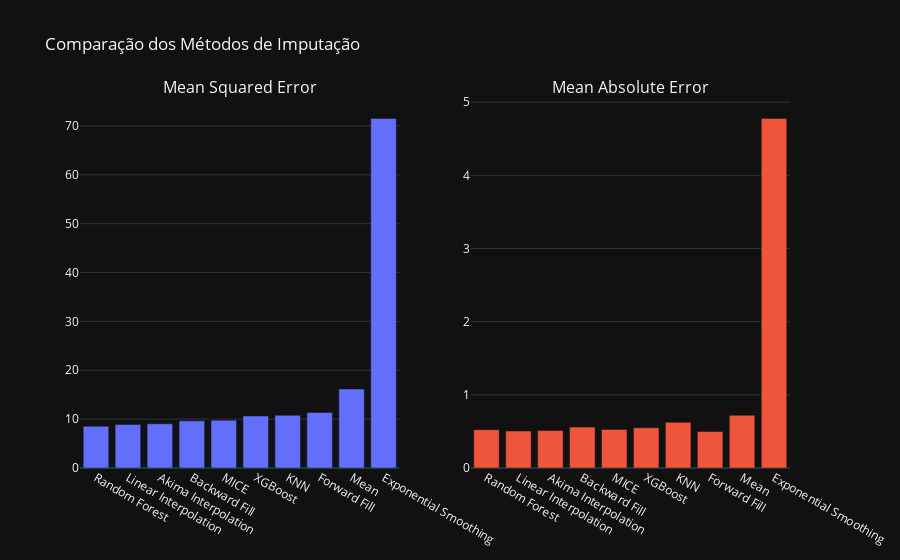
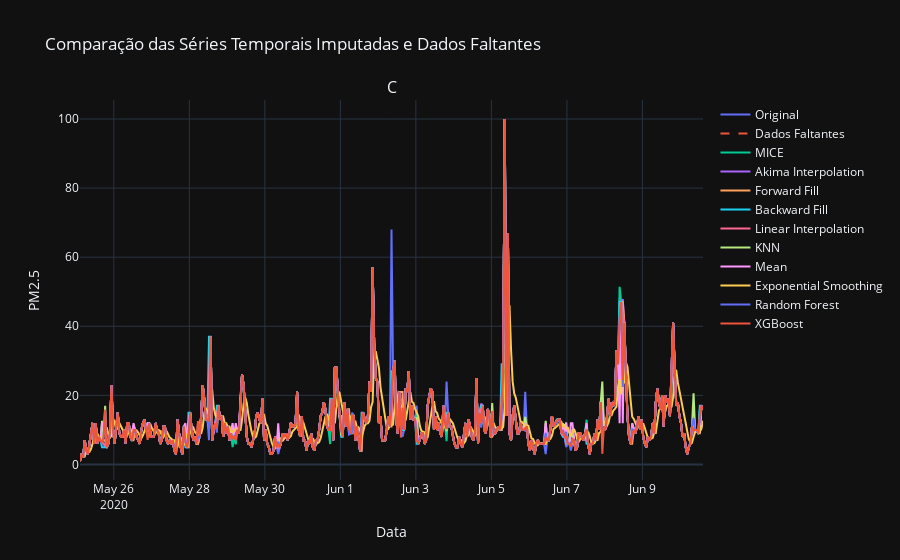
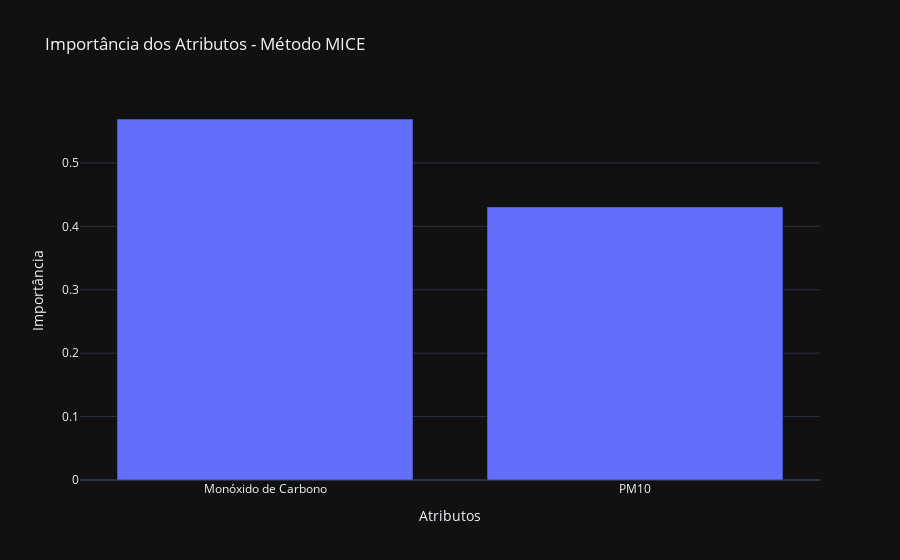
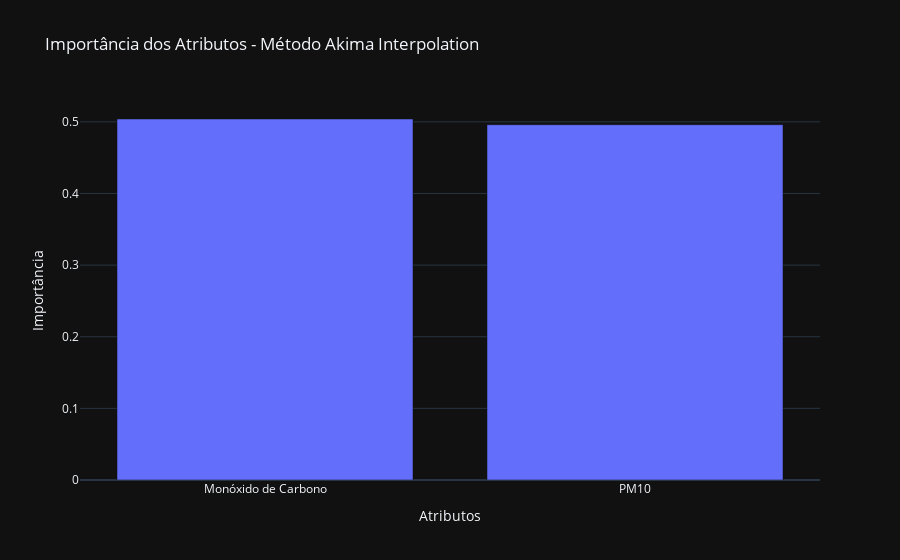

The cell these charts' notebook holds for them, in order:
### Markdown cell above
# Analise de dados imputados

### Code cell
import plotly.graph_objects as go
from plotly.subplots import make_subplots
from sklearn.metrics import mean_squared_error, mean_absolute_error
import numpy as np
from sklearn.impute import IterativeImputer, KNNImputer, SimpleImputer
from sklearn.ensemble import RandomForestRegressor
from xgboost import XGBRegressor
import pandas as pd
from statsmodels.tsa.seasonal import seasonal_decompose
from scipy.interpolate import Akima1DInterpolator
from statsmodels.tsa.holtwinters import ExponentialSmoothing

# Carregando e preparando os dados
df_original = pd.read_csv('../dados_tratados/combinado/Piratininga/Piratininga_tratado_combinado.csv',
                          usecols=['PM2.5', 'Data e Hora', 'PM10', 'Monóxido de Carbono'],
                          parse_dates=['Data e Hora'],
                          index_col='Data e Hora',
                          low_memory=False)

df_original.sort_index(inplace=True)

# Selecionando todas as colunas e focando em um período específico
df = df_original.loc['2019-01-01':'2021-01-31']
df = df.apply(pd.to_numeric, errors='coerce')
df = df.asfreq('h')

# Encontrar a sequência mais longa de dados não ausentes para PM2.5
mask = df['PM2.5'].notna()
id_groups = mask.ne(mask.shift()).cumsum()
longest_sequence = df[mask].groupby(id_groups).filter(lambda x: len(x) == mask.groupby(id_groups).size().max())

print(f"Tamanho da sequência mais longa: {len(longest_sequence)}")
print(f"Número de valores não nulos na sequência mais longa: {longest_sequence['PM2.5'].notna().sum()}")

if len(longest_sequence) == 0:
    raise ValueError("A sequência mais longa está vazia. Verifique seus dados.")

# Métodos de imputação
methods = {
    'Original': None,
    'MICE': IterativeImputer(random_state=0, max_iter=1000),
    'Akima Interpolation': lambda x: pd.Series(Akima1DInterpolator(x.dropna().index.astype(int), x.dropna().values)(x.index.astype(int)), index=x.index),
    # 'Forward Fill': lambda x: x.fillna(method='ffill'),
    'Backward Fill': lambda x: x.fillna(method='bfill'),
    'Linear Interpolation': lambda x: x.interpolate(method='linear'),
    # 'KNN': KNNImputer(n_neighbors=5),
    # 'Mean': SimpleImputer(strategy='mean'),
    # 'Exponential Smoothing': lambda x: ExponentialSmoothing(x.fillna(x.mean())).fit().fittedvalues,
    'Random Forest': IterativeImputer(estimator=RandomForestRegressor(n_estimators=1000), random_state=0, max_iter=100),
    'XGBoost': IterativeImputer(estimator=XGBRegressor(n_estimators=1000), random_state=0, max_iter=100),
}

# Função para avaliar os métodos de imputação
def evaluate_imputation(original, imputed):
    mask = ~np.isnan(original) & ~np.isnan(imputed)
    original = original[mask]
    imputed = imputed[mask]
    
    if len(original) == 0 or len(imputed) == 0:
        print("Aviso: Não há dados válidos para comparação após a remoção de NaN.")
        return np.nan, np.nan
    
    mse = mean_squared_error(original, imputed)
    mae = mean_absolute_error(original, imputed)
    return mse, mae

# Criar dados artificiais com valores ausentes na sequência mais longa
test_data = longest_sequence.copy()
np.random.seed(0)
mask = np.random.rand(len(test_data)) < 0.1
test_data.loc[mask, 'PM2.5'] = np.nan

print(f"Porcentagem de valores ausentes nos dados de teste: {test_data['PM2.5'].isna().mean()*100:.2f}%")

# Avaliar cada método
results = {}
imputed_data = {}
for method_name, method in methods.items():
    if method_name == 'Original':
        continue
    
    try:
        if isinstance(method, SimpleImputer) or isinstance(method, IterativeImputer) or isinstance(method, KNNImputer):
            imputed = pd.DataFrame(method.fit_transform(test_data), index=test_data.index, columns=test_data.columns)
        else:
            imputed = test_data.copy()
            for col in test_data.columns:
                imputed[col] = method(test_data[col])
        
        mse, mae = evaluate_imputation(longest_sequence['PM2.5'], imputed['PM2.5'])
        results[method_name] = {'MSE': mse, 'MAE': mae}
        imputed_data[method_name] = imputed
    except Exception as e:
        print(f"Erro ao avaliar o método {method_name}: {str(e)}")
        results[method_name] = {'MSE': np.nan, 'MAE': np.nan}

# Ordenar os resultados pelo MSE
results_df = pd.DataFrame(results).T.sort_values('MSE')

print("Resultados ordenados pelo MSE:")
print(results_df)

# Plotar os resultados de MSE e MAE
if not results_df.empty and not results_df['MSE'].isnull().all():
    fig = make_subplots(rows=1, cols=2, subplot_titles=('Mean Squared Error', 'Mean Absolute Error'))

    fig.add_trace(go.Bar(x=results_df.index, y=results_df['MSE'], name='MSE'), row=1, col=1)
    fig.add_trace(go.Bar(x=results_df.index, y=results_df['MAE'], name='MAE'), row=1, col=2)

    fig.update_layout(title='Comparação dos Métodos de Imputação', showlegend=False)
    fig.show()

# Plotar a série temporal original, com dados faltantes e imputados
fig = make_subplots(rows=1, cols=1, subplot_titles=('Comparação das Séries Temporais Imputadas'))

# Adicionar a série temporal original
fig.add_trace(go.Scatter(x=longest_sequence.index, y=longest_sequence['PM2.5'], mode='lines', name='Original'))

# Adicionar a série com dados faltantes
fig.add_trace(go.Scatter(x=test_data.index, y=test_data['PM2.5'], mode='lines', name='Dados Faltantes', line=dict(dash='dash')))

# Adicionar as séries imputadas
for method_name, imputed in imputed_data.items():
    fig.add_trace(go.Scatter(x=imputed.index, y=imputed['PM2.5'], mode='lines', name=method_name))

fig.update_layout(title='Comparação das Séries Temporais Imputadas e Dados Faltantes',
                  xaxis_title='Data',
                  yaxis_title='PM2.5')
fig.show()

# Análise de importância de atributos
def feature_importance_analysis(data):
    # Preparar os dados
    X = data.drop('PM2.5', axis=1)
    y = data['PM2.5']
    
    # Treinar um modelo Random Forest
    rf_model = RandomForestRegressor(n_estimators=100, random_state=42)
    rf_model.fit(X, y)
    
    # Calcular a importância dos atributos
    importance = pd.DataFrame({
        'feature': X.columns,
        'importance': rf_model.feature_importances_
    }).sort_values('importance', ascending=False)
    
    return importance

# Realizar análise de importância de atributos para cada método de imputação
for method_name, imputed in imputed_data.items():
    importance = feature_importance_analysis(imputed)
    print(f"\nImportância dos atributos para o método {method_name}:")
    print(importance)
    
    # Plotar a importância dos atributos
    fig = go.Figure(go.Bar(x=importance['feature'], y=importance['importance']))
    fig.update_layout(title=f'Importância dos Atributos - Método {method_name}',
                      xaxis_title='Atributos',
                      yaxis_title='Importância')
    fig.show()

# Análise de decomposição da série temporal
def plot_time_series_decomposition(data, title):
    decomposition = seasonal_decompose(data['PM2.5'], model='additive', period=24)
    
    fig = make_subplots(rows=4, cols=1, subplot_titles=('Observado', 'Tendência', 'Sazonal', 'Resíduo'))
    
    fig.add_trace(go.Scatter(x=data.index, y=decomposition.observed, mode='lines', name='Observado'), row=1, col=1)
    fig.add_trace(go.Scatter(x=data.index, y=decomposition.trend, mode='lines', name='Tendência'), row=2, col=1)
    fig.add_trace(go.Scatter(x=data.index, y=decomposition.seasonal, mode='lines', name='Sazonal'), row=3, col=1)
    fig.add_trace(go.Scatter(x=data.index, y=decomposition.resid, mode='lines', name='Resíduo'), row=4, col=1)
    
    fig.update_layout(height=900, title_text=title)
    fig.show()

# Plotar decomposição para dados originais e métodos de imputação selecionados
plot_time_series_decomposition(longest_sequence, 'Decomposição da Série Temporal - Dados Originais')

for method_name in ['MICE', 'Random Forest', 'XGBoost']:
    if method_name in imputed_data:
        plot_time_series_decomposition(imputed_data[method_name], f'Decomposição da Série Temporal - Método {method_name}')

### Figure 1 — Plotly figure (JSON) as saved in the notebook; plotly's stock layout.template omitted (floating-point values rounded to 4 significant figures)
{"data": [{"name": "MSE", "x": ["Random Forest", "Linear Interpolation", "Akima Interpolation", "Backward Fill", "MICE", "XGBoost", "KNN", "Forward Fill", "Mean", "Exponential Smoothing"], "y": [8.555, 8.919, 9.056, 9.652, 9.782, 10.66, 10.79, 11.36, 16.16, 71.55], "type": "bar", "xaxis": "x", "yaxis": "y"}, {"name": "MAE", "x": ["Random Forest", "Linear Interpolation", "Akima Interpolation", "Backward Fill", "MICE", "XGBoost", "KNN", "Forward Fill", "Mean", "Exponential Smoothing"], "y": [0.5234, 0.5063, 0.5121, 0.5592, 0.5279, 0.5505, 0.6247, 0.4987, 0.7214, 4.778], "type": "bar", "xaxis": "x2", "yaxis": "y2"}], "layout": {"xaxis": {"anchor": "y", "domain": [0.0, 0.45]}, "yaxis": {"anchor": "x", "domain": [0.0, 1.0]}, "xaxis2": {"anchor": "y2", "domain": [0.55, 1.0]}, "yaxis2": {"anchor": "x2", "domain": [0.0, 1.0]}, "annotations": [{"font": {"size": 16}, "showarrow": false, "text": "Mean Squared Error", "x": 0.225, "xanchor": "center", "xref": "paper", "y": 1.0, "yanchor": "bottom", "yref": "paper"}, {"font": {"size": 16}, "showarrow": false, "text": "Mean Absolute Error", "x": 0.775, "xanchor": "center", "xref": "paper", "y": 1.0, "yanchor": "bottom", "yref": "paper"}], "title": {"text": "Comparação dos Métodos de Imputação"}, "showlegend": false}}

### Figure 2 — Plotly figure (JSON) as saved in the notebook; plotly's stock layout.template omitted (floating-point values rounded to 4 significant figures; data arrays with more than 128 entries replaced by an {"elided": "..."} marker saying what was removed)
{"data": [{"mode": "lines", "name": "Original", "x": {"elided": "397 str values"}, "y": {"elided": "397 float values"}, "type": "scatter"}, {"line": {"dash": "dash"}, "mode": "lines", "name": "Dados Faltantes", "x": {"elided": "397 str values"}, "y": {"elided": "397 float values"}, "type": "scatter"}, {"mode": "lines", "name": "MICE", "x": {"elided": "397 str values"}, "y": {"elided": "397 float values"}, "type": "scatter"}, {"mode": "lines", "name": "Akima Interpolation", "x": {"elided": "397 str values"}, "y": {"elided": "397 float values"}, "type": "scatter"}, {"mode": "lines", "name": "Forward Fill", "x": {"elided": "397 str values"}, "y": {"elided": "397 float values"}, "type": "scatter"}, {"mode": "lines", "name": "Backward Fill", "x": {"elided": "397 str values"}, "y": {"elided": "397 float values"}, "type": "scatter"}, {"mode": "lines", "name": "Linear Interpolation", "x": {"elided": "397 str values"}, "y": {"elided": "397 float values"}, "type": "scatter"}, {"mode": "lines", "name": "KNN", "x": {"elided": "397 str values"}, "y": {"elided": "397 float values"}, "type": "scatter"}, {"mode": "lines", "name": "Mean", "x": {"elided": "397 str values"}, "y": {"elided": "397 float values"}, "type": "scatter"}, {"mode": "lines", "name": "Exponential Smoothing", "x": {"elided": "397 str values"}, "y": {"elided": "397 float values"}, "type": "scatter"}, {"mode": "lines", "name": "Random Forest", "x": {"elided": "397 str values"}, "y": {"elided": "397 float values"}, "type": "scatter"}, {"mode": "lines", "name": "XGBoost", "x": {"elided": "397 str values"}, "y": {"elided": "397 float values"}, "type": "scatter"}], "layout": {"xaxis": {"anchor": "y", "domain": [0.0, 1.0], "title": {"text": "Data"}}, "yaxis": {"anchor": "x", "domain": [0.0, 1.0], "title": {"text": "PM2.5"}}, "annotations": [{"font": {"size": 16}, "showarrow": false, "text": "C", "x": 0.5, "xanchor": "center", "xref": "paper", "y": 1.0, "yanchor": "bottom", "yref": "paper"}], "title": {"text": "Comparação das Séries Temporais Imputadas e Dados Faltantes"}}}

### Figure 3 — Plotly figure (JSON) as saved in the notebook; plotly's stock layout.template omitted (floating-point values rounded to 4 significant figures)
{"data": [{"x": ["Monóxido de Carbono", "PM10"], "y": [0.5693, 0.4307], "type": "bar"}], "layout": {"title": {"text": "Importância dos Atributos - Método MICE"}, "xaxis": {"title": {"text": "Atributos"}}, "yaxis": {"title": {"text": "Importância"}}}}

### Figure 4 — Plotly figure (JSON) as saved in the notebook; plotly's stock layout.template omitted (floating-point values rounded to 4 significant figures)
{"data": [{"x": ["Monóxido de Carbono", "PM10"], "y": [0.504, 0.496], "type": "bar"}], "layout": {"title": {"text": "Importância dos Atributos - Método Akima Interpolation"}, "xaxis": {"title": {"text": "Atributos"}}, "yaxis": {"title": {"text": "Importância"}}}}
